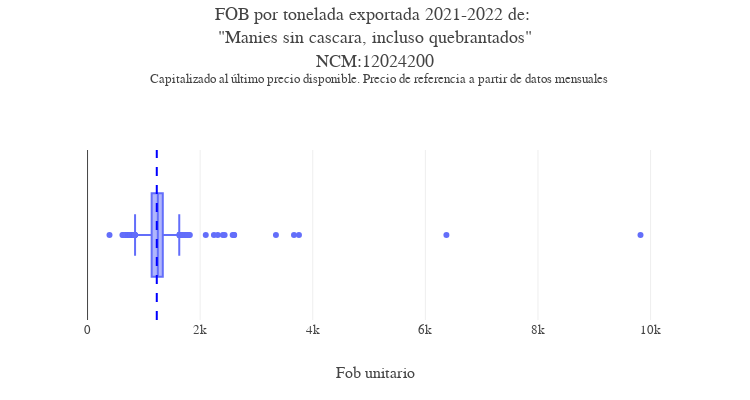

Notebook code cell kept with this figure:
### Code cell
precio_boxplot_capitalizado(df_producto,'12024200')

### Figure 1 — Plotly figure (JSON) as saved in the notebook; plotly's stock layout.template omitted (floating-point values rounded to 4 significant figures; data arrays with more than 128 entries replaced by an {"elided": "..."} marker saying what was removed)
{"data": [{"alignmentgroup": "True", "customdata": {"elided": "11702x8 mixed values"}, "hovertemplate": "Precio capitalizado=%{x}<br>Precio de referencia=%{customdata[0]}<br>Fecha=%{customdata[1]}<br>Kg=%{customdata[2]}<br>Destino=%{customdata[3]}<br>Precio=%{customdata[4]}<br>Fob=%{customdata[5]}<br>Exportador=%{customdata[6]}<br>Spread=%{customdata[7]}<extra></extra>", "legendgroup": "", "marker": {"color": "#636efa"}, "name": "", "notched": false, "offsetgroup": "", "orientation": "h", "showlegend": false, "type": "box", "x": {"elided": "11702 float values"}, "x0": " ", "xaxis": "x", "y0": " ", "yaxis": "y"}], "layout": {"boxmode": "group", "font": {"family": "Georgia", "size": 13}, "height": 400, "legend": {"tracegroupgap": 0}, "margin": {"t": 150}, "separators": ",.", "shapes": [{"line": {"color": "blue", "dash": "dash"}, "type": "line", "x0": 1230.0, "x1": 1230.0, "xref": "x", "y0": 0, "y1": 1, "yref": "y domain"}], "showlegend": false, "title": {"text": "FOB por tonelada exportada 2021-2022 de: <br>\"Manies sin cascara, incluso quebrantados\"<br>NCM:12024200<br> <sup> Capitalizado al último precio disponible. Precio de referencia a partir de datos mensuales", "y": 0.95}, "width": 750, "xaxis": {"anchor": "y", "domain": [0, 1], "title": {"text": "Fob unitario"}}, "yaxis": {"anchor": "x", "domain": [0, 1], "title": {"text": ""}}}}
